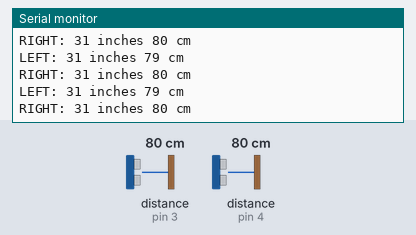
A sketch run on a simulated Arduino Uno, built with avr-gcc and run on an emulated ATmega328P. Shown: the last lines printed to the serial monitor. Wiring (inferred from the names in the program): 2 × ultrasonic range finder: trigger pin 3, echo pin 3 / trigger pin 4, echo pin 4. The test bench sets the inputs (shaded band); at power-on: distance to the obstacle (sensors on pin 3, pin 4) 80 cm. The echo pulse lasts 58.3 µs per cm.

Above: at 1.4 s.
1.5 s: distance to the obstacle (sensor on pin 3) set to 2 cm
At 2.11 s:
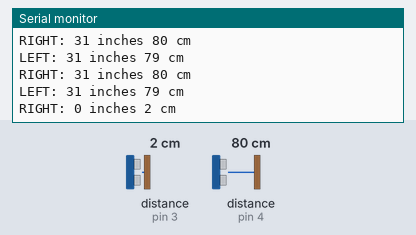
3.0 s: distance to the obstacle (sensor on pin 4) set to 2 cm
At 3.12 s:
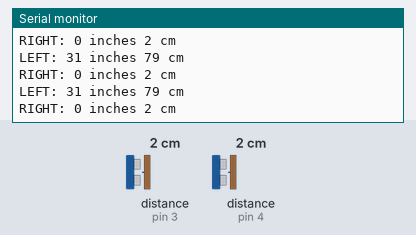
4.5 s: distance to the obstacle (sensor on pin 3) set to 4 cm
At 4.63 s:
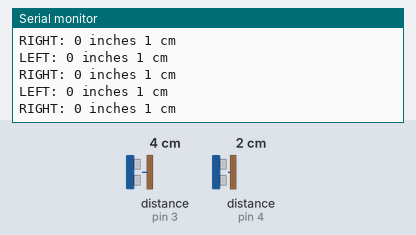
6.0 s: distance to the obstacle (sensor on pin 4) set to 4 cm
At 6.14 s:
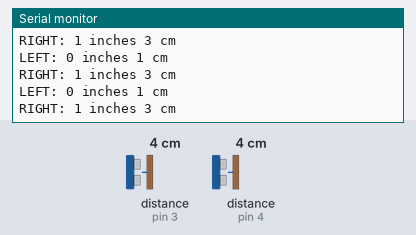
Timing chart, 0 to 8.5 s (numbered marks = the images above; inputs shaded):
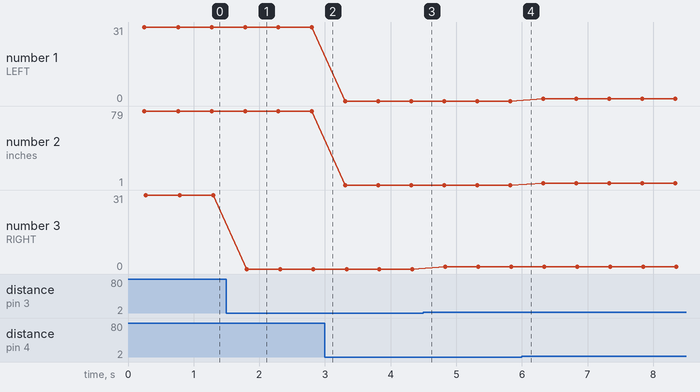

The sketch:

Sonar2024.ino
```cpp
// (licence header left out)
//define the constant and variables
#define VELOCITY_TEMP(temp) ((331.5 + 0.6 * (float)(temp)) * 100 / 1000000.0)  // The ultrasonic velocity (cm/us) compensated by temperature
#define RIGHT 0
#define LEFT 1

int16_t rt_trigechoPin = 3;
int16_t lt_trigechoPin = 4;
int16_t trig_EchoPin[2] = { 3,4 };
uint16_t wait = 250;

void setup() {
  int baud_rate = 9600;  //baud rate for serial communication
  Serial.begin(baud_rate);
  delay(wait);
}

//thie function will read the left or right sensor based upon input value
uint16_t readSonar(uint16_t side) {
  uint16_t distance;
  uint32_t pulseWidthUs;
  int16_t dist, temp, dist_in;

  pinMode(trig_EchoPin[side], OUTPUT);
  digitalWrite(trig_EchoPin[side], LOW);
  digitalWrite(trig_EchoPin[side], HIGH);  //Set the trig pin High
  delayMicroseconds(10);               //Delay of 10 microseconds
  digitalWrite(trig_EchoPin[side], LOW);   //Set the trig pin Low
  pinMode(trig_EchoPin[side], INPUT);                //Set the pin to input mode
  pulseWidthUs = pulseIn(trig_EchoPin[side], HIGH);  //Detect the high level time on the echo pin, the output high level time represents the ultrasonic flight time (unit: us)
  distance = pulseWidthUs * VELOCITY_TEMP(20) / 2.0;  //The distance can be calculated according to the flight time of ultrasonic wave,/
                                                        //and the ultrasonic sound speed can be compensated according to the actual ambient temperature
  dist_in = 0.394*distance;    //convert cm to inches
  Serial.print(dist_in, DEC);   //print inches
  Serial.print(" inches ");
  Serial.print(distance, DEC);  //print cm
  Serial.println(" cm");
  return distance;
}

void loop() {
  //uncomment next 2 lines to test left sonar
  Serial.print("LEFT: ");
  readSonar(LEFT);

  //uncomment next 2 lines to test right sonar
  Serial.print("RIGHT: ");
  readSonar(RIGHT);

  delay(500);
}
```

Measured:
- after the input at 1.5 s, the serial monitor: prints a new line after 0.31 s (image 1)
- plotted number 2: 79 → 1 after the input at 3.0 s
- plotted number 3: 31 → 0 after the input at 1.5 s
